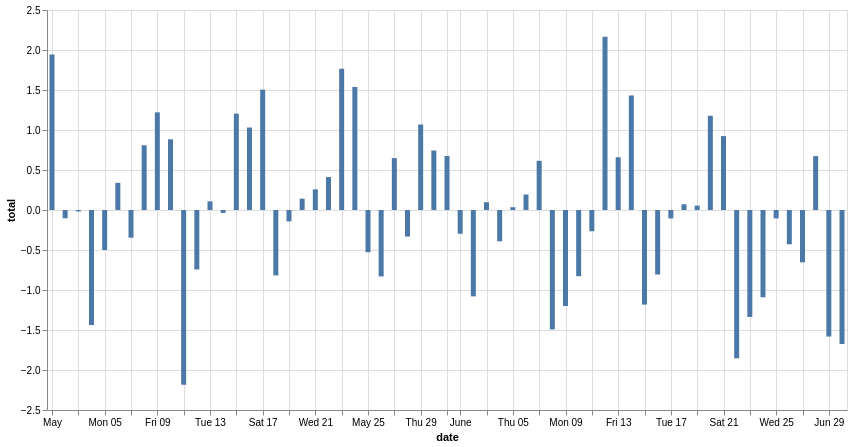

Notebook cell for this chart:
### Code cell
alt.Chart(zscore_d.query('zip_code == "15620"')).mark_bar().encode(
    x="date:T",
    y="total:Q",
).properties(
    width=800,
    height=400
)

### Figure 1 — Vega-Lite specification as saved in the notebook (floating-point values rounded to 4 significant figures)
{"config": {"view": {"continuousWidth": 300, "continuousHeight": 300}}, "data": {"name": "data-b80aa854e50220a8dc92e0a8602e2c4a"}, "mark": {"type": "bar"}, "encoding": {"x": {"field": "date", "type": "temporal"}, "y": {"field": "total", "type": "quantitative"}}, "height": 400, "width": 800, "$schema": "https://vega.github.io/schema/vega-lite/v5.20.1.json", "datasets": {"data-b80aa854e50220a8dc92e0a8602e2c4a": [{"zip_code": "15620", "date": "2025-05-01T00:00:00", "airlines": 1.01, "food": 0.8411, "gasoline": null, "goods": 0.5361, "health": null, "hotels": -0.128, "leisure": null, "restaurants": 1.73, "services": 1.964, "total": 1.945}, {"zip_code": "15620", "date": "2025-05-02T00:00:00", "airlines": -0.5782, "food": 0.6353, "gasoline": null, "goods": 1.05, "health": null, "hotels": -0.128, "leisure": null, "restaurants": 1.465, "services": -0.4033, "total": -0.1034}, {"zip_code": "15620", "date": "2025-05-03T00:00:00", "airlines": -0.2798, "food": 0.3315, "gasoline": null, "goods": -0.5832, "health": null, "hotels": -0.128, "leisure": null, "restaurants": 0.2863, "services": 0.142, "total": -0.01814}, {"zip_code": "15620", "date": "2025-05-04T00:00:00", "airlines": -1.181, "food": -0.05565, "gasoline": null, "goods": -0.7239, "health": null, "hotels": -0.128, "leisure": null, "restaurants": -0.623, "services": -1.362, "total": -1.438}, {"zip_code": "15620", "date": "2025-05-05T00:00:00", "airlines": 0.2193, "food": -0.5764, "gasoline": null, "goods": 0.07519, "health": null, "hotels": -0.128, "leisure": null, "restaurants": -0.08407, "services": -0.5642, "total": -0.5002}, {"zip_code": "15620", "date": "2025-05-06T00:00:00", "airlines": 0.4599, "food": 0.1843, "gasoline": null, "goods": 0.6268, "health": null, "hotels": -0.128, "leisure": null, "restaurants": 1.156, "services": 0.195, "total": 0.3394}, {"zip_code": "15620", "date": "2025-05-07T00:00:00", "airlines": -0.258, "food": -0.7526, "gasoline": null, "goods": -1.071, "health": null, "hotels": -0.128, "leisure": null, "restaurants": -0.5683, "services": -0.07907, "total": -0.3461}, {"zip_code": "15620", "date": "2025-05-08T00:00:00", "airlines": 0.5347, "food": -2.748, "gasoline": null, "goods": -0.92, "health": null, "hotels": -0.128, "leisure": null, "restaurants": 1.196, "services": 1.134, "total": 0.8092}, {"zip_code": "15620", "date": "2025-05-09T00:00:00", "airlines": 2.279, "food": 1.371, "gasoline": null, "goods": 0.8433, "health": null, "hotels": -0.128, "leisure": null, "restaurants": 0.5683, "services": 1.092, "total": 1.221}, {"zip_code": "15620", "date": "2025-05-10T00:00:00", "airlines": 1.939, "food": 0.2654, "gasoline": null, "goods": 0.8495, "health": null, "hotels": -0.128, "leisure": null, "restaurants": 0.8126, "services": 0.7247, "total": 0.8838}, {"zip_code": "15620", "date": "2025-05-11T00:00:00", "airlines": -1.231, "food": -1.007, "gasoline": null, "goods": -2.384, "health": null, "hotels": -0.128, "leisure": null, "restaurants": -1.745, "services": -1.713, "total": -2.185}, {"zip_code": "15620", "date": "2025-05-12T00:00:00", "airlines": -0.89, "food": -0.6787, "gasoline": null, "goods": 1.279, "health": null, "hotels": 7.682, "leisure": null, "restaurants": -0.1158, "services": -1.162, "total": -0.743}, {"zip_code": "15620", "date": "2025-05-13T00:00:00", "airlines": -1.153, "food": 0.3999, "gasoline": null, "goods": 0.2498, "health": null, "hotels": -0.128, "leisure": null, "restaurants": 0.2492, "services": 0.04827, "total": 0.1082}, {"zip_code": "15620", "date": "2025-05-14T00:00:00", "airlines": -0.3482, "food": -0.4127, "gasoline": null, "goods": -1.454, "health": null, "hotels": -0.128, "leisure": null, "restaurants": 0.5581, "services": 0.3631, "total": -0.03665}, {"zip_code": "15620", "date": "2025-05-15T00:00:00", "airlines": -0.03761, "food": 0.2017, "gasoline": null, "goods": -0.5612, "health": null, "hotels": -0.128, "leisure": null, "restaurants": 0.3442, "services": 1.464, "total": 1.205}, {"zip_code": "15620", "date": "2025-05-16T00:00:00", "airlines": 1.361, "food": 1.046, "gasoline": null, "goods": -0.8036, "health": null, "hotels": -0.128, "leisure": null, "restaurants": 1.377, "services": 1.343, "total": 1.031}, {"zip_code": "15620", "date": "2025-05-17T00:00:00", "airlines": 1.362, "food": 1.981, "gasoline": null, "goods": 1.52, "health": null, "hotels": -0.128, "leisure": null, "restaurants": 1.072, "services": 1.213, "total": 1.505}, {"zip_code": "15620", "date": "2025-05-18T00:00:00", "airlines": -0.9471, "food": 0.3158, "gasoline": null, "goods": -0.1306, "health": null, "hotels": -0.128, "leisure": null, "restaurants": -0.1379, "services": -0.8524, "total": -0.8179}, {"zip_code": "15620", "date": "2025-05-19T00:00:00", "airlines": 0.231, "food": -0.4216, "gasoline": null, "goods": 1.486, "health": null, "hotels": -0.128, "leisure": null, "restaurants": 0.08187, "services": -0.5667, "total": -0.1424}, {"zip_code": "15620", "date": "2025-05-20T00:00:00", "airlines": -0.7095, "food": 0.3257, "gasoline": null, "goods": -0.2524, "health": null, "hotels": -0.128, "leisure": null, "restaurants": -0.4316, "services": 0.2237, "total": 0.1415}, {"zip_code": "15620", "date": "2025-05-21T00:00:00", "airlines": -0.6261, "food": 0.6005, "gasoline": null, "goods": -0.263, "health": null, "hotels": -0.128, "leisure": null, "restaurants": -0.1502, "services": 0.353, "total": 0.2579}, {"zip_code": "15620", "date": "2025-05-22T00:00:00", "airlines": 0.6645, "food": 0.1545, "gasoline": null, "goods": -0.6441, "health": null, "hotels": -0.128, "leisure": null, "restaurants": 0.5629, "services": 0.6262, "total": 0.412}, {"zip_code": "15620", "date": "2025-05-23T00:00:00", "airlines": 1.182, "food": 0.1226, "gasoline": null, "goods": 0.5067, "health": null, "hotels": -0.128, "leisure": null, "restaurants": 0.5563, "services": 1.777, "total": 1.765}, {"zip_code": "15620", "date": "2025-05-24T00:00:00", "airlines": 1.461, "food": 0.9945, "gasoline": null, "goods": 1.886, "health": null, "hotels": -0.128, "leisure": null, "restaurants": 2.154, "services": 1.148, "total": 1.537}, {"zip_code": "15620", "date": "2025-05-25T00:00:00", "airlines": -0.9485, "food": -1.07, "gasoline": null, "goods": 0.551, "health": null, "hotels": -0.128, "leisure": null, "restaurants": -0.1326, "services": -0.7266, "total": -0.5282}, {"zip_code": "15620", "date": "2025-05-26T00:00:00", "airlines": -0.8617, "food": -1.082, "gasoline": null, "goods": 0.1593, "health": null, "hotels": -0.128, "leisure": null, "restaurants": -0.3214, "services": -0.9465, "total": -0.8305}, {"zip_code": "15620", "date": "2025-05-27T00:00:00", "airlines": -0.4593, "food": 0.1429, "gasoline": null, "goods": 1.062, "health": null, "hotels": -0.128, "leisure": null, "restaurants": 0.5243, "services": 0.4101, "total": 0.6486}, {"zip_code": "15620", "date": "2025-05-28T00:00:00", "airlines": -0.5665, "food": -1.074, "gasoline": null, "goods": -1.257, "health": null, "hotels": -0.128, "leisure": null, "restaurants": -0.1845, "services": -0.0115, "total": -0.3314}, {"zip_code": "15620", "date": "2025-05-29T00:00:00", "airlines": 0.3893, "food": -0.2724, "gasoline": null, "goods": -1.198, "health": null, "hotels": -0.128, "leisure": null, "restaurants": 0.6427, "services": 1.493, "total": 1.069}, {"zip_code": "15620", "date": "2025-05-30T00:00:00", "airlines": 0.8335, "food": -0.8929, "gasoline": null, "goods": -0.7769, "health": null, "hotels": -0.128, "leisure": null, "restaurants": 0.5856, "services": 1.023, "total": 0.7435}, {"zip_code": "15620", "date": "2025-05-31T00:00:00", "airlines": 1.051, "food": 1.446, "gasoline": null, "goods": 0.6622, "health": null, "hotels": -0.128, "leisure": null, "restaurants": 0.4647, "services": 0.5497, "total": 0.675}, {"zip_code": "15620", "date": "2025-06-01T00:00:00", "airlines": 0.5709, "food": -0.2085, "gasoline": null, "goods": -0.2911, "health": null, "hotels": -0.128, "leisure": null, "restaurants": 0.08253, "services": -0.2416, "total": -0.2967}, {"zip_code": "15620", "date": "2025-06-02T00:00:00", "airlines": -0.8436, "food": -1.128, "gasoline": null, "goods": 0.6128, "health": null, "hotels": -0.128, "leisure": null, "restaurants": -0.3296, "services": -1.343, "total": -1.08}, {"zip_code": "15620", "date": "2025-06-03T00:00:00", "airlines": -0.7683, "food": -0.2299, "gasoline": null, "goods": 0.2819, "health": null, "hotels": -0.128, "leisure": null, "restaurants": 0.2889, "services": 0.02744, "total": 0.09718}, {"zip_code": "15620", "date": "2025-06-04T00:00:00", "airlines": -0.4965, "food": -2.254, "gasoline": null, "goods": -0.2396, "health": null, "hotels": -0.128, "leisure": null, "restaurants": -0.3284, "services": -0.3586, "total": -0.3912}, {"zip_code": "15620", "date": "2025-06-05T00:00:00", "airlines": -0.315, "food": 2.28, "gasoline": null, "goods": -0.1965, "health": null, "hotels": -0.128, "leisure": null, "restaurants": -0.3683, "services": 0.09224, "total": 0.03475}, {"zip_code": "15620", "date": "2025-06-06T00:00:00", "airlines": 1.361, "food": -2.804, "gasoline": null, "goods": -0.5917, "health": null, "hotels": -0.128, "leisure": null, "restaurants": -0.7424, "services": 0.3746, "total": 0.1938}, {"zip_code": "15620", "date": "2025-06-07T00:00:00", "airlines": 1.981, "food": 1.687, "gasoline": null, "goods": 0.2104, "health": null, "hotels": -0.128, "leisure": null, "restaurants": -1.129, "services": 0.6097, "total": 0.6149}, {"zip_code": "15620", "date": "2025-06-08T00:00:00", "airlines": -1.345, "food": -1.195, "gasoline": null, "goods": 0.01618, "health": null, "hotels": -0.128, "leisure": null, "restaurants": -1.176, "services": -1.625, "total": -1.492}, {"zip_code": "15620", "date": "2025-06-09T00:00:00", "airlines": -0.8472, "food": -0.8834, "gasoline": null, "goods": -0.4012, "health": null, "hotels": -0.128, "leisure": null, "restaurants": -0.4113, "services": -1.193, "total": -1.2}, {"zip_code": "15620", "date": "2025-06-10T00:00:00", "airlines": -1.174, "food": -0.7782, "gasoline": null, "goods": -0.7623, "health": null, "hotels": -0.128, "leisure": null, "restaurants": 0.1279, "services": -0.6879, "total": -0.8277}, {"zip_code": "15620", "date": "2025-06-11T00:00:00", "airlines": -0.2105, "food": -0.9461, "gasoline": null, "goods": -1.512, "health": null, "hotels": -0.128, "leisure": null, "restaurants": -0.2047, "services": 0.1304, "total": -0.2657}, {"zip_code": "15620", "date": "2025-06-12T00:00:00", "airlines": 0.07482, "food": 0.7462, "gasoline": null, "goods": 3.924, "health": null, "hotels": -0.128, "leisure": null, "restaurants": -0.1842, "services": 1.264, "total": 2.165}, {"zip_code": "15620", "date": "2025-06-13T00:00:00", "airlines": 0.3661, "food": 0.3412, "gasoline": null, "goods": -0.1838, "health": null, "hotels": -0.128, "leisure": null, "restaurants": 0.9495, "services": 0.7673, "total": 0.6594}, {"zip_code": "15620", "date": "2025-06-14T00:00:00", "airlines": 2.019, "food": 1.108, "gasoline": null, "goods": 1.696, "health": null, "hotels": -0.128, "leisure": null, "restaurants": 1.068, "services": 1.085, "total": 1.432}, {"zip_code": "15620", "date": "2025-06-15T00:00:00", "airlines": -1.224, "food": 0.6996, "gasoline": null, "goods": 0.4245, "health": null, "hotels": -0.128, "leisure": null, "restaurants": -0.07086, "services": -1.402, "total": -1.182}, {"zip_code": "15620", "date": "2025-06-16T00:00:00", "airlines": -0.6164, "food": 0.749, "gasoline": null, "goods": 0.3594, "health": null, "hotels": -0.128, "leisure": null, "restaurants": -0.153, "services": -0.9755, "total": -0.8062}, {"zip_code": "15620", "date": "2025-06-17T00:00:00", "airlines": -0.8009, "food": -0.1659, "gasoline": null, "goods": 0.08155, "health": null, "hotels": -0.128, "leisure": null, "restaurants": 0.3614, "services": -0.1373, "total": -0.1056}, {"zip_code": "15620", "date": "2025-06-18T00:00:00", "airlines": -0.6673, "food": 0.1286, "gasoline": null, "goods": -1.265, "health": null, "hotels": -0.128, "leisure": null, "restaurants": 0.4548, "services": 0.4287, "total": 0.07181}, {"zip_code": "15620", "date": "2025-06-19T00:00:00", "airlines": 0.07277, "food": 0.1596, "gasoline": null, "goods": -1.265, "health": null, "hotels": -0.128, "leisure": null, "restaurants": 1.047, "services": 0.4106, "total": 0.05513}, {"zip_code": "15620", "date": "2025-06-20T00:00:00", "airlines": 1.091, "food": 0.3361, "gasoline": null, "goods": -0.1358, "health": null, "hotels": -0.128, "leisure": null, "restaurants": 1.047, "services": 1.318, "total": 1.178}, {"zip_code": "15620", "date": "2025-06-21T00:00:00", "airlines": 1.535, "food": 0.389, "gasoline": null, "goods": 0.8889, "health": null, "hotels": -0.128, "leisure": null, "restaurants": 1.296, "services": 0.7572, "total": 0.9238}, {"zip_code": "15620", "date": "2025-06-22T00:00:00", "airlines": -1.334, "food": -0.7024, "gasoline": null, "goods": -0.9009, "health": null, "hotels": -0.128, "leisure": null, "restaurants": -0.5097, "services": -1.764, "total": -1.854}, {"zip_code": "15620", "date": "2025-06-23T00:00:00", "airlines": -0.8505, "food": -0.5897, "gasoline": null, "goods": -0.05342, "health": null, "hotels": -0.128, "leisure": null, "restaurants": 0.05324, "services": -1.437, "total": -1.337}, {"zip_code": "15620", "date": "2025-06-24T00:00:00", "airlines": -0.9878, "food": 0.2083, "gasoline": null, "goods": -0.2191, "health": null, "hotels": -0.128, "leisure": null, "restaurants": -1.779, "services": -1.124, "total": -1.091}, {"zip_code": "15620", "date": "2025-06-25T00:00:00", "airlines": -0.3981, "food": -0.1837, "gasoline": null, "goods": -0.9164, "health": null, "hotels": -0.128, "leisure": null, "restaurants": -2.156, "services": 0.1405, "total": -0.1045}, {"zip_code": "15620", "date": "2025-06-26T00:00:00", "airlines": -0.2205, "food": 0.6796, "gasoline": null, "goods": -0.4399, "health": null, "hotels": -0.128, "leisure": null, "restaurants": -2.43, "services": -0.3433, "total": -0.4282}, {"zip_code": "15620", "date": "2025-06-27T00:00:00", "airlines": 0.8806, "food": 0.498, "gasoline": null, "goods": -0.1018, "health": null, "hotels": -0.128, "leisure": null, "restaurants": -1.817, "services": -0.6824, "total": -0.6541}, {"zip_code": "15620", "date": "2025-06-28T00:00:00", "airlines": 1.187, "food": 1.408, "gasoline": null, "goods": 0.6621, "health": null, "hotels": -0.128, "leisure": null, "restaurants": -0.9542, "services": 0.5484, "total": 0.6737}, {"zip_code": "15620", "date": "2025-06-29T00:00:00", "airlines": -1.043, "food": 0.5101, "gasoline": null, "goods": 0.0913, "health": null, "hotels": -0.128, "leisure": null, "restaurants": -2.565, "services": -1.744, "total": -1.582}, {"zip_code": "15620", "date": "2025-06-30T00:00:00", "airlines": -0.8979, "food": -0.1751, "gasoline": null, "goods": -0.09438, "health": null, "hotels": -0.128, "leisure": null, "restaurants": -1.359, "services": -1.794, "total": -1.676}]}}
